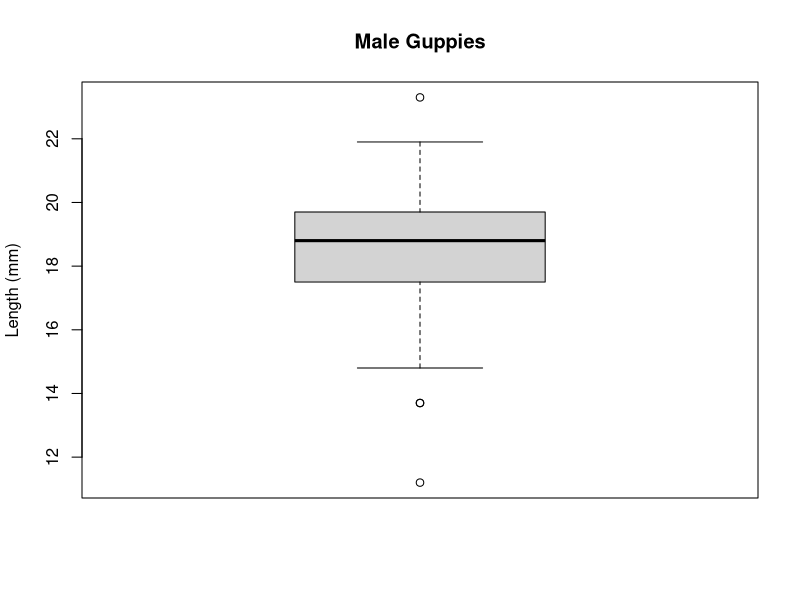
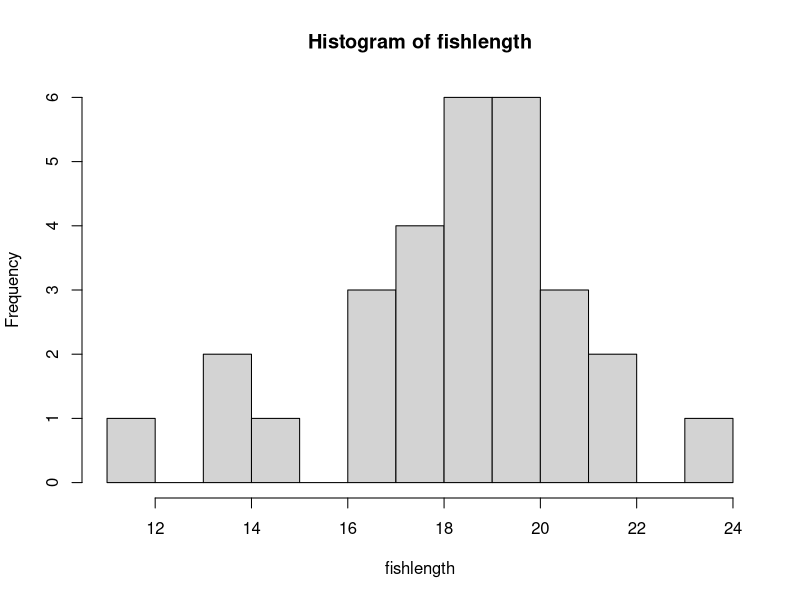
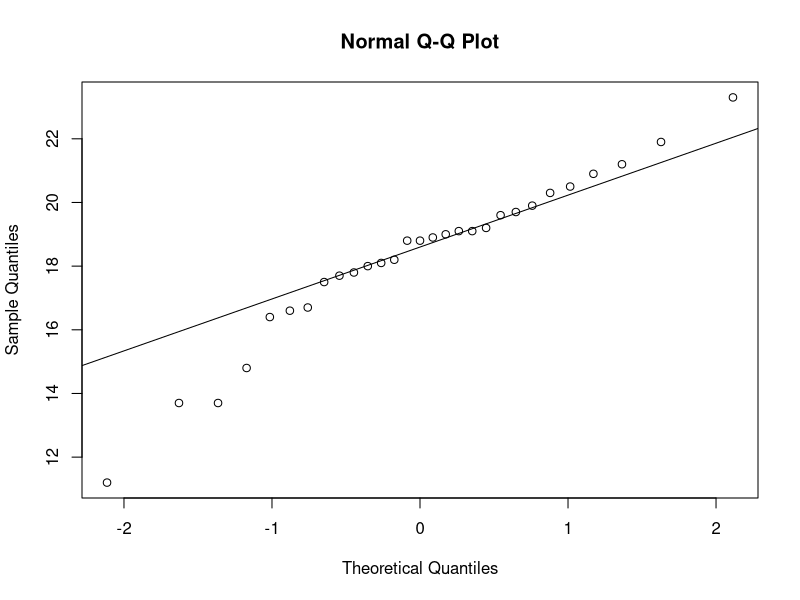
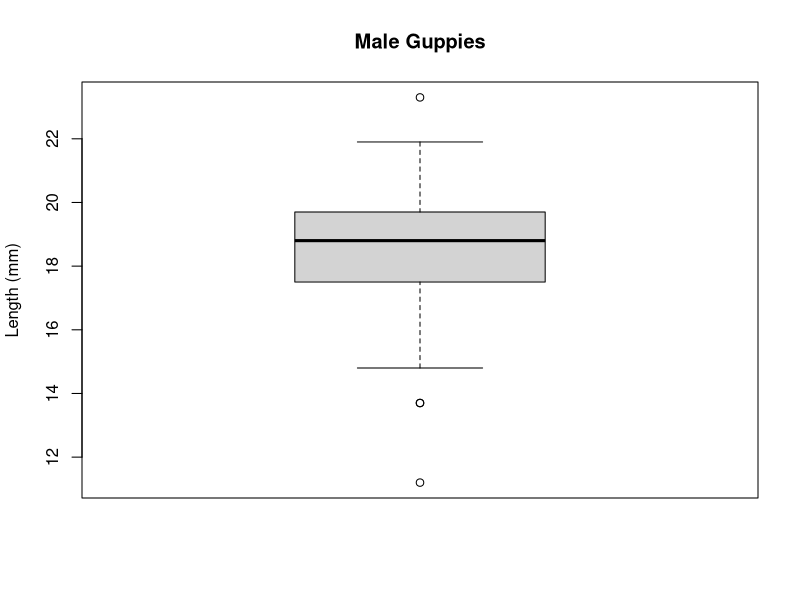
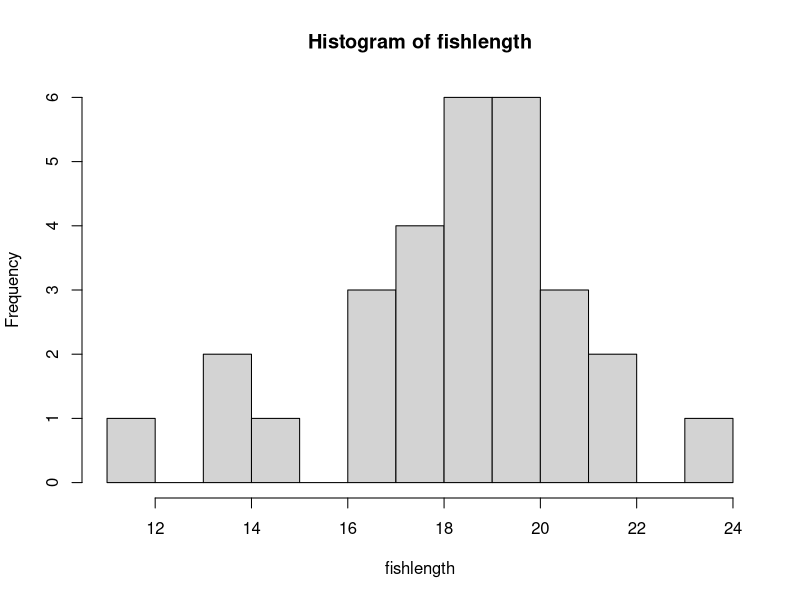
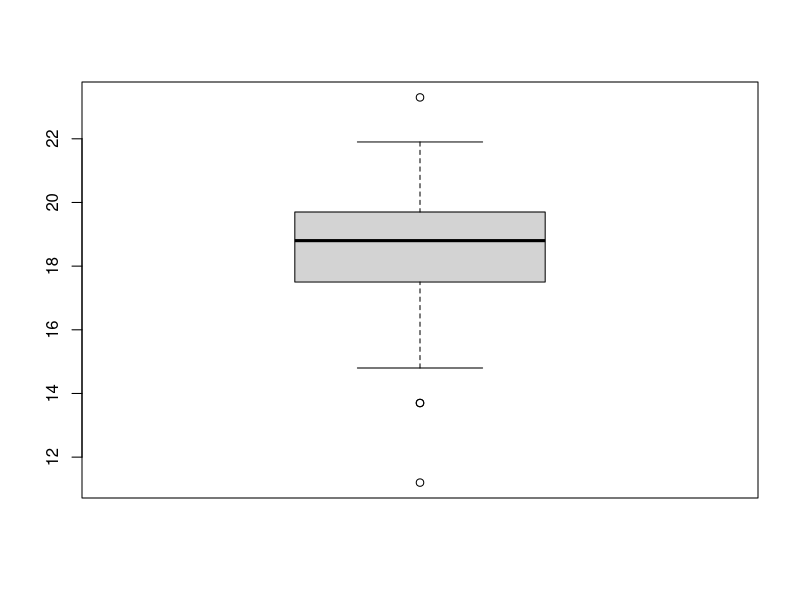
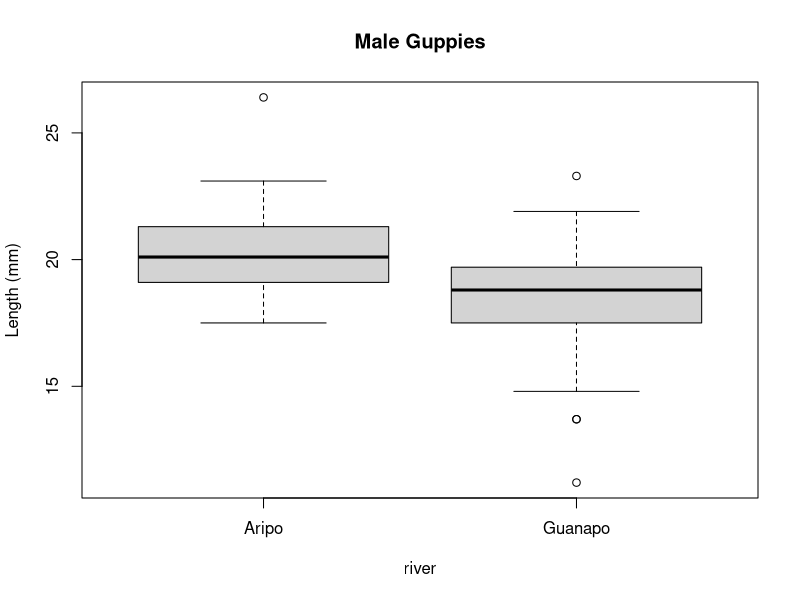
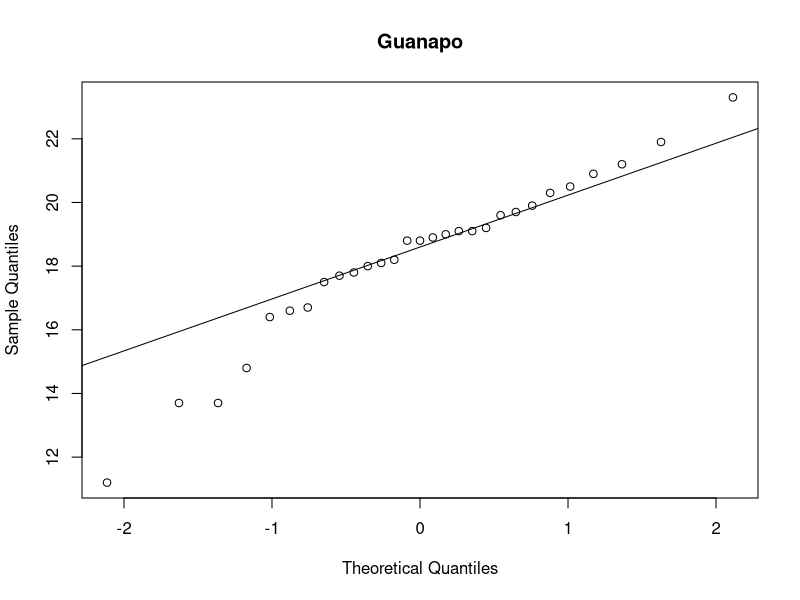

Here is the R script that generated these plots, in order:
## ---- chunk 1
fishlengthDF<- read.csv(file = 'CS1-onesample.csv', header=T)
fishlength<-fishlengthDF$Guanapo

# file.choose() is a nice way of generating filepaths in R. Its upside is that it allows use of the familiar windows explorer window to select your file. Its downside is that it can’t be used in automated scripts.
## ---- chunk 2
summary(fishlength)
boxplot(fishlength, main="Male Guppies", ylab="Length (mm)")
## ---- chunk 3
t.test(fishlength, mu=20, alternative="two.sided")

# first argument must be a numerical vector of data values - fishlength
# second argument must be a number and is the mean to be tested under the null hypothesis - mu=20
# third argument gives the type of alternative hypothesis and must be one of "two.sided","greater" or "less"
## ---- chunk 4
hist(fishlength, breaks = 15)
## ---- chunk 5
qqnorm(fishlength) # draws qq plot
qqline(fishlength) # draws line

## ---- chunk 6
shapiro.test(fishlength)
## ---- chunk 7
summary(fishlength)
boxplot(fishlength, main="Male Guppies", ylab="Length (mm)")
## ---- chunk 8
wilcox.test(fishlength, mu=20, alternative = "two.sided")
## ---- chunk 9
hist(fishlength, breaks=10)

boxplot(fishlength)
## ---- chunk 10
rivers<-read.csv(file='CS1-twosample.csv', header=T)
aggregate(length~river, data=rivers, summary) #Splits the data into subsets, computes summary statistics for each, and returns the result in a convenient form.
## ---- chunk 11
boxplot(length~river, data=rivers, main="Male Guppies", ylab = "Length (mm)")
## ---- chunk 12
t.test(length~river, data=rivers, alternatives="two-sided", var.equal=TRUE)
## ---- chunk 13
uns.rivers<-unstack(rivers)
uns.rivers
## ---- chunk 14
t.test(uns.rivers$Guanapo, uns.rivers$Aripo, alternative="two.sided", var.equal = TRUE)
## ---- chunk 15
shapiro.test(uns.rivers$Guanapo)
shapiro.test(uns.rivers$Aripo)
## ---- chunk 16
qqnorm(uns.rivers$Guanapo, main = "Guanapo")
qqline(uns.rivers$Guanapo)
qqnorm(uns.rivers$Aripo, main = "Aripo")
qqline(uns.rivers$Aripo)
## ---- chunk 17
library(car)
leveneTest(length~river, data=rivers)
## ---- chunk 18
bartlett.test(length~river, data=rivers)
## ---- chunk 19
wilcox.test(length~river, data=rivers, alternative="two.sided")
## ---- chunk 20
cortisol <- read.csv(file='CS1-twopaired.csv',header=T)

## ---- chunk 21
summary(cortisol)
boxplot(cortisol, vlab = "Level (nmol/l)" )
## ---- chunk 22
changeCor <- cortisol$evening - cortisol$morning
boxplot(changeCor, ylab="Change in cortisol (nmol/l)")
## ---- chunk 23
t.test(cortisol$morning, cortisol$evening, alternative="two.sided", paired=T)
## ---- chunk 24
wilcox.test(cortisol$morning, cortisol$evening, alternative= "two.sided", paired=T)
